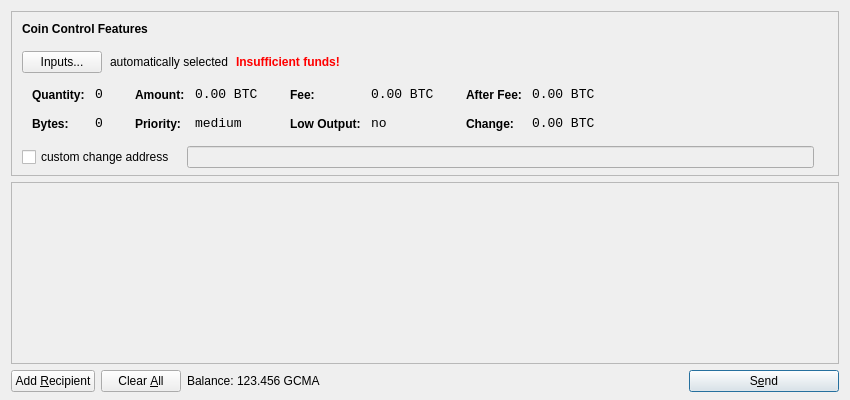
<?xml version="1.0" encoding="UTF-8"?>
<ui version="4.0">
 <class>SendCoinsDialog</class>
 <widget class="QDialog" name="SendCoinsDialog">
  <property name="geometry">
   <rect>
    <x>0</x>
    <y>0</y>
    <width>850</width>
    <height>400</height>
   </rect>
  </property>
  <property name="windowTitle">
   <string>Send Coins</string>
  </property>
  <layout class="QVBoxLayout" name="verticalLayout" stretch="0,1,0">
   <property name="bottomMargin">
    <number>8</number>
   </property>
   <item>
    <widget class="QFrame" name="frameCoinControl">
     <property name="sizePolicy">
      <sizepolicy hsizetype="Expanding" vsizetype="Expanding">
       <horstretch>0</horstretch>
       <verstretch>0</verstretch>
      </sizepolicy>
     </property>
     <property name="maximumSize">
      <size>
       <width>16777215</width>
       <height>16777215</height>
      </size>
     </property>
     <property name="frameShape">
      <enum>QFrame::StyledPanel</enum>
     </property>
     <property name="frameShadow">
      <enum>QFrame::Sunken</enum>
     </property>
     <layout class="QVBoxLayout" name="verticalLayoutCoinControl2">
      <property name="spacing">
       <number>-1</number>
      </property>
      <property name="leftMargin">
       <number>0</number>
      </property>
      <property name="topMargin">
       <number>0</number>
      </property>
      <property name="rightMargin">
       <number>0</number>
      </property>
      <property name="bottomMargin">
       <number>6</number>
      </property>
      <item>
       <layout class="QVBoxLayout" name="verticalLayoutCoinControl" stretch="0,0,0,0,1">
        <property name="spacing">
         <number>0</number>
        </property>
        <property name="leftMargin">
         <number>10</number>
        </property>
        <property name="topMargin">
         <number>10</number>
        </property>
        <item>
         <layout class="QHBoxLayout" name="horizontalLayoutCoinControl1">
          <property name="bottomMargin">
           <number>15</number>
          </property>
          <item>
           <widget class="QLabel" name="labelCoinControlFeatures">
            <property name="sizePolicy">
             <sizepolicy hsizetype="Preferred" vsizetype="Maximum">
              <horstretch>0</horstretch>
              <verstretch>0</verstretch>
             </sizepolicy>
            </property>
            <property name="font">
             <font>
              <weight>75</weight>
              <bold>true</bold>
             </font>
            </property>
            <property name="styleSheet">
             <string notr="true">font-weight:bold;</string>
            </property>
            <property name="text">
             <string>Coin Control Features</string>
            </property>
           </widget>
          </item>
         </layout>
        </item>
        <item>
         <layout class="QHBoxLayout" name="horizontalLayoutCoinControl2" stretch="0,0,0,0">
          <property name="spacing">
           <number>8</number>
          </property>
          <property name="bottomMargin">
           <number>10</number>
          </property>
          <item>
           <widget class="QPushButton" name="pushButtonCoinControl">
            <property name="styleSheet">
             <string notr="true"/>
            </property>
            <property name="text">
             <string>Inputs...</string>
            </property>
           </widget>
          </item>
          <item>
           <widget class="QLabel" name="labelCoinControlAutomaticallySelected">
            <property name="text">
             <string>automatically selected</string>
            </property>
            <property name="margin">
             <number>5</number>
            </property>
           </widget>
          </item>
          <item>
           <widget class="QLabel" name="labelCoinControlInsuffFunds">
            <property name="font">
             <font>
              <weight>75</weight>
              <bold>true</bold>
             </font>
            </property>
            <property name="styleSheet">
             <string notr="true">color:red;font-weight:bold;</string>
            </property>
            <property name="text">
             <string>Insufficient funds!</string>
            </property>
            <property name="margin">
             <number>5</number>
            </property>
           </widget>
          </item>
          <item>
           <spacer name="horizontalSpacerCoinControl">
            <property name="orientation">
             <enum>Qt::Horizontal</enum>
            </property>
            <property name="sizeHint" stdset="0">
             <size>
              <width>40</width>
              <height>1</height>
             </size>
            </property>
           </spacer>
          </item>
         </layout>
        </item>
        <item>
         <widget class="QWidget" name="widgetCoinControl" native="true">
          <property name="sizePolicy">
           <sizepolicy hsizetype="Preferred" vsizetype="Preferred">
            <horstretch>0</horstretch>
            <verstretch>0</verstretch>
           </sizepolicy>
          </property>
          <property name="minimumSize">
           <size>
            <width>0</width>
            <height>0</height>
           </size>
          </property>
          <property name="styleSheet">
           <string notr="true"/>
          </property>
          <layout class="QHBoxLayout" name="horizontalLayoutCoinControl5">
           <property name="margin">
            <number>0</number>
           </property>
           <item>
            <layout class="QHBoxLayout" name="horizontalLayoutCoinControl3" stretch="0,0,0,1">
             <property name="spacing">
              <number>20</number>
             </property>
             <property name="topMargin">
              <number>0</number>
             </property>
             <property name="bottomMargin">
              <number>10</number>
             </property>
             <item>
              <layout class="QFormLayout" name="formLayoutCoinControl1">
               <property name="horizontalSpacing">
                <number>10</number>
               </property>
               <property name="verticalSpacing">
                <number>14</number>
               </property>
               <property name="leftMargin">
                <number>10</number>
               </property>
               <property name="topMargin">
                <number>4</number>
               </property>
               <property name="rightMargin">
                <number>6</number>
               </property>
               <item row="0" column="0">
                <widget class="QLabel" name="labelCoinControlQuantityText">
                 <property name="styleSheet">
                  <string notr="true">font-weight:bold;</string>
                 </property>
                 <property name="text">
                  <string>Quantity:</string>
                 </property>
                 <property name="margin">
                  <number>0</number>
                 </property>
                </widget>
               </item>
               <item row="0" column="1">
                <widget class="QLabel" name="labelCoinControlQuantity">
                 <property name="font">
                  <font>
                   <family>Monospace</family>
                   <pointsize>10</pointsize>
                  </font>
                 </property>
                 <property name="cursor">
                  <cursorShape>IBeamCursor</cursorShape>
                 </property>
                 <property name="contextMenuPolicy">
                  <enum>Qt::ActionsContextMenu</enum>
                 </property>
                 <property name="text">
                  <string notr="true">0</string>
                 </property>
                 <property name="margin">
                  <number>0</number>
                 </property>
                 <property name="textInteractionFlags">
                  <set>Qt::LinksAccessibleByMouse|Qt::TextSelectableByKeyboard|Qt::TextSelectableByMouse</set>
                 </property>
                </widget>
               </item>
               <item row="1" column="0">
                <widget class="QLabel" name="labelCoinControlBytesText">
                 <property name="styleSheet">
                  <string notr="true">font-weight:bold;</string>
                 </property>
                 <property name="text">
                  <string>Bytes:</string>
                 </property>
                </widget>
               </item>
               <item row="1" column="1">
                <widget class="QLabel" name="labelCoinControlBytes">
                 <property name="font">
                  <font>
                   <family>Monospace</family>
                   <pointsize>10</pointsize>
                  </font>
                 </property>
                 <property name="cursor">
                  <cursorShape>IBeamCursor</cursorShape>
                 </property>
                 <property name="contextMenuPolicy">
                  <enum>Qt::ActionsContextMenu</enum>
                 </property>
                 <property name="text">
                  <string notr="true">0</string>
                 </property>
                 <property name="textInteractionFlags">
                  <set>Qt::LinksAccessibleByMouse|Qt::TextSelectableByKeyboard|Qt::TextSelectableByMouse</set>
                 </property>
                </widget>
               </item>
              </layout>
             </item>
             <item>
              <layout class="QFormLayout" name="formLayoutCoinControl2">
               <property name="horizontalSpacing">
                <number>10</number>
               </property>
               <property name="verticalSpacing">
                <number>14</number>
               </property>
               <property name="leftMargin">
                <number>6</number>
               </property>
               <property name="topMargin">
                <number>4</number>
               </property>
               <property name="rightMargin">
                <number>6</number>
               </property>
               <item row="0" column="0">
                <widget class="QLabel" name="labelCoinControlAmountText">
                 <property name="styleSheet">
                  <string notr="true">font-weight:bold;</string>
                 </property>
                 <property name="text">
                  <string>Amount:</string>
                 </property>
                 <property name="margin">
                  <number>0</number>
                 </property>
                </widget>
               </item>
               <item row="0" column="1">
                <widget class="QLabel" name="labelCoinControlAmount">
                 <property name="font">
                  <font>
                   <family>Monospace</family>
                   <pointsize>10</pointsize>
                  </font>
                 </property>
                 <property name="cursor">
                  <cursorShape>IBeamCursor</cursorShape>
                 </property>
                 <property name="contextMenuPolicy">
                  <enum>Qt::ActionsContextMenu</enum>
                 </property>
                 <property name="text">
                  <string notr="true">0.00 BTC</string>
                 </property>
                 <property name="textInteractionFlags">
                  <set>Qt::LinksAccessibleByMouse|Qt::TextSelectableByKeyboard|Qt::TextSelectableByMouse</set>
                 </property>
                </widget>
               </item>
               <item row="1" column="0">
                <widget class="QLabel" name="labelCoinControlPriorityText">
                 <property name="styleSheet">
                  <string notr="true">font-weight:bold;</string>
                 </property>
                 <property name="text">
                  <string>Priority:</string>
                 </property>
                </widget>
               </item>
               <item row="1" column="1">
                <widget class="QLabel" name="labelCoinControlPriority">
                 <property name="font">
                  <font>
                   <family>Monospace</family>
                   <pointsize>10</pointsize>
                  </font>
                 </property>
                 <property name="cursor">
                  <cursorShape>IBeamCursor</cursorShape>
                 </property>
                 <property name="contextMenuPolicy">
                  <enum>Qt::ActionsContextMenu</enum>
                 </property>
                 <property name="text">
                  <string>medium</string>
                 </property>
                 <property name="textInteractionFlags">
                  <set>Qt::LinksAccessibleByMouse|Qt::TextSelectableByKeyboard|Qt::TextSelectableByMouse</set>
                 </property>
                </widget>
               </item>
              </layout>
             </item>
             <item>
              <layout class="QFormLayout" name="formLayoutCoinControl3">
               <property name="horizontalSpacing">
                <number>10</number>
               </property>
               <property name="verticalSpacing">
                <number>14</number>
               </property>
               <property name="leftMargin">
                <number>6</number>
               </property>
               <property name="topMargin">
                <number>4</number>
               </property>
               <property name="rightMargin">
                <number>6</number>
               </property>
               <item row="0" column="0">
                <widget class="QLabel" name="labelCoinControlFeeText">
                 <property name="styleSheet">
                  <string notr="true">font-weight:bold;</string>
                 </property>
                 <property name="text">
                  <string>Fee:</string>
                 </property>
                 <property name="margin">
                  <number>0</number>
                 </property>
                </widget>
               </item>
               <item row="0" column="1">
                <widget class="QLabel" name="labelCoinControlFee">
                 <property name="font">
                  <font>
                   <family>Monospace</family>
                   <pointsize>10</pointsize>
                  </font>
                 </property>
                 <property name="cursor">
                  <cursorShape>IBeamCursor</cursorShape>
                 </property>
                 <property name="contextMenuPolicy">
                  <enum>Qt::ActionsContextMenu</enum>
                 </property>
                 <property name="text">
                  <string notr="true">0.00 BTC</string>
                 </property>
                 <property name="textInteractionFlags">
                  <set>Qt::LinksAccessibleByMouse|Qt::TextSelectableByKeyboard|Qt::TextSelectableByMouse</set>
                 </property>
                </widget>
               </item>
               <item row="1" column="0">
                <widget class="QLabel" name="labelCoinControlLowOutputText">
                 <property name="styleSheet">
                  <string notr="true">font-weight:bold;</string>
                 </property>
                 <property name="text">
                  <string>Low Output:</string>
                 </property>
                </widget>
               </item>
               <item row="1" column="1">
                <widget class="QLabel" name="labelCoinControlLowOutput">
                 <property name="font">
                  <font>
                   <family>Monospace</family>
                   <pointsize>10</pointsize>
                  </font>
                 </property>
                 <property name="cursor">
                  <cursorShape>IBeamCursor</cursorShape>
                 </property>
                 <property name="contextMenuPolicy">
                  <enum>Qt::ActionsContextMenu</enum>
                 </property>
                 <property name="text">
                  <string>no</string>
                 </property>
                 <property name="textInteractionFlags">
                  <set>Qt::LinksAccessibleByMouse|Qt::TextSelectableByKeyboard|Qt::TextSelectableByMouse</set>
                 </property>
                </widget>
               </item>
              </layout>
             </item>
             <item>
              <layout class="QFormLayout" name="formLayoutCoinControl4">
               <property name="horizontalSpacing">
                <number>10</number>
               </property>
               <property name="verticalSpacing">
                <number>14</number>
               </property>
               <property name="leftMargin">
                <number>6</number>
               </property>
               <property name="topMargin">
                <number>4</number>
               </property>
               <property name="rightMargin">
                <number>6</number>
               </property>
               <item row="0" column="0">
                <widget class="QLabel" name="labelCoinControlAfterFeeText">
                 <property name="styleSheet">
                  <string notr="true">font-weight:bold;</string>
                 </property>
                 <property name="text">
                  <string>After Fee:</string>
                 </property>
                 <property name="margin">
                  <number>0</number>
                 </property>
                </widget>
               </item>
               <item row="0" column="1">
                <widget class="QLabel" name="labelCoinControlAfterFee">
                 <property name="font">
                  <font>
                   <family>Monospace</family>
                   <pointsize>10</pointsize>
                  </font>
                 </property>
                 <property name="cursor">
                  <cursorShape>IBeamCursor</cursorShape>
                 </property>
                 <property name="contextMenuPolicy">
                  <enum>Qt::ActionsContextMenu</enum>
                 </property>
                 <property name="text">
                  <string notr="true">0.00 BTC</string>
                 </property>
                 <property name="textInteractionFlags">
                  <set>Qt::LinksAccessibleByMouse|Qt::TextSelectableByKeyboard|Qt::TextSelectableByMouse</set>
                 </property>
                </widget>
               </item>
               <item row="1" column="0">
                <widget class="QLabel" name="labelCoinControlChangeText">
                 <property name="styleSheet">
                  <string notr="true">font-weight:bold;</string>
                 </property>
                 <property name="text">
                  <string>Change:</string>
                 </property>
                </widget>
               </item>
               <item row="1" column="1">
                <widget class="QLabel" name="labelCoinControlChange">
                 <property name="font">
                  <font>
                   <family>Monospace</family>
                   <pointsize>10</pointsize>
                  </font>
                 </property>
                 <property name="cursor">
                  <cursorShape>IBeamCursor</cursorShape>
                 </property>
                 <property name="contextMenuPolicy">
                  <enum>Qt::ActionsContextMenu</enum>
                 </property>
                 <property name="text">
                  <string notr="true">0.00 BTC</string>
                 </property>
                 <property name="textInteractionFlags">
                  <set>Qt::LinksAccessibleByMouse|Qt::TextSelectableByKeyboard|Qt::TextSelectableByMouse</set>
                 </property>
                </widget>
               </item>
              </layout>
             </item>
            </layout>
           </item>
          </layout>
         </widget>
        </item>
        <item>
         <layout class="QHBoxLayout" name="horizontalLayoutCoinControl4" stretch="0,0,0">
          <property name="spacing">
           <number>12</number>
          </property>
          <property name="sizeConstraint">
           <enum>QLayout::SetDefaultConstraint</enum>
          </property>
          <property name="topMargin">
           <number>5</number>
          </property>
          <property name="rightMargin">
           <number>5</number>
          </property>
          <item>
           <widget class="QCheckBox" name="checkBoxCoinControlChange">
            <property name="text">
             <string>custom change address</string>
            </property>
           </widget>
          </item>
          <item>
           <widget class="QLineEdit" name="lineEditCoinControlChange">
            <property name="enabled">
             <bool>false</bool>
            </property>
            <property name="sizePolicy">
             <sizepolicy hsizetype="Expanding" vsizetype="Fixed">
              <horstretch>0</horstretch>
              <verstretch>0</verstretch>
             </sizepolicy>
            </property>
           </widget>
          </item>
          <item>
           <widget class="QLabel" name="labelCoinControlChangeLabel">
            <property name="sizePolicy">
             <sizepolicy hsizetype="Preferred" vsizetype="Expanding">
              <horstretch>0</horstretch>
              <verstretch>0</verstretch>
             </sizepolicy>
            </property>
            <property name="minimumSize">
             <size>
              <width>0</width>
              <height>0</height>
             </size>
            </property>
            <property name="text">
             <string/>
            </property>
            <property name="margin">
             <number>3</number>
            </property>
           </widget>
          </item>
         </layout>
        </item>
        <item>
         <spacer name="verticalSpacerCoinControl">
          <property name="orientation">
           <enum>Qt::Vertical</enum>
          </property>
          <property name="sizeHint" stdset="0">
           <size>
            <width>800</width>
            <height>1</height>
           </size>
          </property>
         </spacer>
        </item>
       </layout>
      </item>
     </layout>
    </widget>
   </item>
   <item>
    <widget class="QScrollArea" name="scrollArea">
     <property name="widgetResizable">
      <bool>true</bool>
     </property>
     <widget class="QWidget" name="scrollAreaWidgetContents">
      <property name="geometry">
       <rect>
        <x>0</x>
        <y>0</y>
        <width>830</width>
        <height>165</height>
       </rect>
      </property>
      <layout class="QVBoxLayout" name="verticalLayout_2">
       <property name="margin">
        <number>0</number>
       </property>
       <item>
        <layout class="QVBoxLayout" name="entries">
         <property name="spacing">
          <number>6</number>
         </property>
        </layout>
       </item>
       <item>
        <spacer name="verticalSpacer">
         <property name="orientation">
          <enum>Qt::Vertical</enum>
         </property>
         <property name="sizeHint" stdset="0">
          <size>
           <width>20</width>
           <height>40</height>
          </size>
         </property>
        </spacer>
       </item>
      </layout>
     </widget>
    </widget>
   </item>
   <item>
    <layout class="QHBoxLayout" name="horizontalLayout">
     <item>
      <widget class="QPushButton" name="addButton">
       <property name="toolTip">
        <string>Send to multiple recipients at once</string>
       </property>
       <property name="text">
        <string>Add &amp;Recipient</string>
       </property>
       <property name="icon">
        <iconset resource="../bitcoin.qrc">
         <normaloff>:/icons/add</normaloff>:/icons/add</iconset>
       </property>
       <property name="autoDefault">
        <bool>false</bool>
       </property>
      </widget>
     </item>
     <item>
      <widget class="QPushButton" name="clearButton">
       <property name="sizePolicy">
        <sizepolicy hsizetype="Minimum" vsizetype="Fixed">
         <horstretch>0</horstretch>
         <verstretch>0</verstretch>
        </sizepolicy>
       </property>
       <property name="toolTip">
        <string>Remove all transaction fields</string>
       </property>
       <property name="text">
        <string>Clear &amp;All</string>
       </property>
       <property name="icon">
        <iconset resource="../bitcoin.qrc">
         <normaloff>:/icons/remove</normaloff>:/icons/remove</iconset>
       </property>
       <property name="autoRepeatDelay">
        <number>300</number>
       </property>
       <property name="autoDefault">
        <bool>false</bool>
       </property>
      </widget>
     </item>
     <item>
      <layout class="QHBoxLayout" name="horizontalLayout_2">
       <property name="spacing">
        <number>3</number>
       </property>
       <item>
        <widget class="QLabel" name="label">
         <property name="text">
          <string>Balance:</string>
         </property>
        </widget>
       </item>
       <item>
        <widget class="QLabel" name="labelBalance">
         <property name="cursor">
          <cursorShape>IBeamCursor</cursorShape>
         </property>
         <property name="text">
          <string>123.456 GCMA</string>
         </property>
         <property name="textInteractionFlags">
          <set>Qt::LinksAccessibleByMouse|Qt::TextSelectableByKeyboard|Qt::TextSelectableByMouse</set>
         </property>
        </widget>
       </item>
      </layout>
     </item>
     <item>
      <spacer name="horizontalSpacer">
       <property name="orientation">
        <enum>Qt::Horizontal</enum>
       </property>
       <property name="sizeHint" stdset="0">
        <size>
         <width>40</width>
         <height>20</height>
        </size>
       </property>
      </spacer>
     </item>
     <item>
      <widget class="QPushButton" name="sendButton">
       <property name="minimumSize">
        <size>
         <width>150</width>
         <height>0</height>
        </size>
       </property>
       <property name="toolTip">
        <string>Confirm the send action</string>
       </property>
       <property name="text">
        <string>S&amp;end</string>
       </property>
       <property name="icon">
        <iconset resource="../bitcoin.qrc">
         <normaloff>:/icons/send</normaloff>:/icons/send</iconset>
       </property>
       <property name="default">
        <bool>true</bool>
       </property>
      </widget>
     </item>
    </layout>
   </item>
  </layout>
 </widget>
 <resources>
  <include location="../bitcoin.qrc"/>
 </resources>
 <connections/>
</ui>
